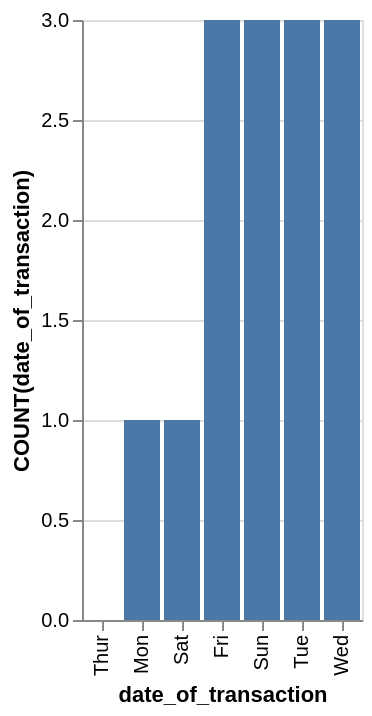

Specify this chart in Vega-Lite:
### Vega-Lite specification from a JSON file in a GitHub repository (floating-point values rounded to 4 significant figures)
{"data": {"values": [{"x_data": "Thur", "y_data": 0}, {"x_data": "Mon", "y_data": 1}, {"x_data": "Sat", "y_data": 1}, {"x_data": "Fri", "y_data": 3}, {"x_data": "Sun", "y_data": 3}, {"x_data": "Tue", "y_data": 3}, {"x_data": "Wed", "y_data": 3}]}, "mark": "bar", "encoding": {"x": {"field": "x_data", "type": "nominal", "title": "date_of_transaction", "sort": {"op": "sum", "field": "y_data", "order": "ascending"}}, "y": {"field": "y_data", "type": "quantitative", "title": "COUNT(date_of_transaction)"}}}
